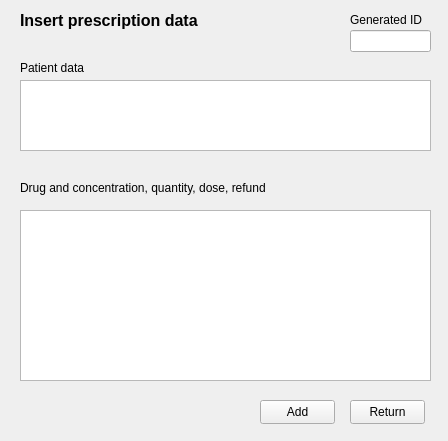
<?xml version="1.0" encoding="UTF-8"?>
<ui version="4.0">
 <class>Prescription</class>
 <widget class="QWidget" name="Prescription">
  <property name="geometry">
   <rect>
    <x>0</x>
    <y>0</y>
    <width>448</width>
    <height>441</height>
   </rect>
  </property>
  <property name="windowTitle">
   <string>Form</string>
  </property>
  <widget class="QLabel" name="label_title">
   <property name="geometry">
    <rect>
     <x>20</x>
     <y>10</y>
     <width>361</width>
     <height>20</height>
    </rect>
   </property>
   <property name="font">
    <font>
     <pointsize>12</pointsize>
     <weight>75</weight>
     <bold>true</bold>
    </font>
   </property>
   <property name="text">
    <string>Insert prescription data</string>
   </property>
  </widget>
  <widget class="QLabel" name="label_patient_data">
   <property name="geometry">
    <rect>
     <x>20</x>
     <y>60</y>
     <width>181</width>
     <height>16</height>
    </rect>
   </property>
   <property name="text">
    <string>Patient data</string>
   </property>
  </widget>
  <widget class="QTextEdit" name="text_display">
   <property name="geometry">
    <rect>
     <x>20</x>
     <y>80</y>
     <width>411</width>
     <height>71</height>
    </rect>
   </property>
   <property name="readOnly">
    <bool>true</bool>
   </property>
  </widget>
  <widget class="QLabel" name="label_drug_conc">
   <property name="geometry">
    <rect>
     <x>20</x>
     <y>180</y>
     <width>271</width>
     <height>16</height>
    </rect>
   </property>
   <property name="text">
    <string>Drug and concentration, quantity, dose, refund</string>
   </property>
  </widget>
  <widget class="QTextEdit" name="text_edit_drug">
   <property name="geometry">
    <rect>
     <x>20</x>
     <y>210</y>
     <width>411</width>
     <height>171</height>
    </rect>
   </property>
  </widget>
  <widget class="QLineEdit" name="line_edit_ID">
   <property name="geometry">
    <rect>
     <x>350</x>
     <y>30</y>
     <width>81</width>
     <height>22</height>
    </rect>
   </property>
   <property name="readOnly">
    <bool>true</bool>
   </property>
  </widget>
  <widget class="QLabel" name="label_ID">
   <property name="geometry">
    <rect>
     <x>350</x>
     <y>10</y>
     <width>81</width>
     <height>20</height>
    </rect>
   </property>
   <property name="text">
    <string>Generated ID</string>
   </property>
  </widget>
  <widget class="QPushButton" name="push_button_return">
   <property name="geometry">
    <rect>
     <x>350</x>
     <y>400</y>
     <width>75</width>
     <height>24</height>
    </rect>
   </property>
   <property name="text">
    <string>Return</string>
   </property>
  </widget>
  <widget class="QPushButton" name="push_button_add">
   <property name="geometry">
    <rect>
     <x>260</x>
     <y>400</y>
     <width>75</width>
     <height>24</height>
    </rect>
   </property>
   <property name="text">
    <string>Add</string>
   </property>
  </widget>
 </widget>
 <resources/>
 <connections/>
</ui>
